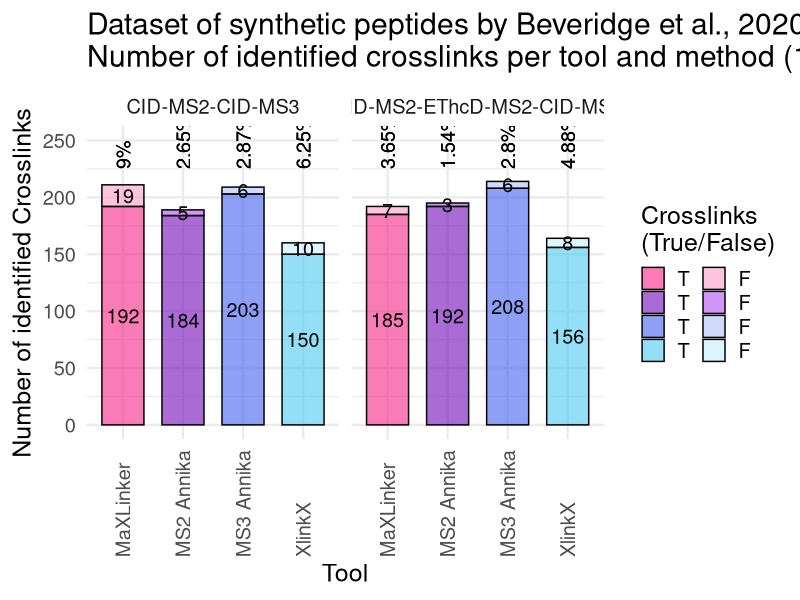

Here is the R script that generated this plot:
library(tidyverse)
library(readxl)

data <- read_xlsx("results3.xlsx")

data["Tool"][data["Tool"] == "MaxLinker"] <- "MaXLinker"

df <- pivot_longer(data[,c("Tool", "Data Source", "True Crosslinks", "False Crosslinks", "True FDR")], 
                   -c("Tool", "Data Source", "True FDR"), names_to = "variable", values_to = "value") %>% 
        mutate(variable_coloring = paste(Tool, variable, sep = " ")) %>% 
        mutate(variable_coloring_fct = factor(variable_coloring, levels = c(
          "MaXLinker True Crosslinks", "MS2 Annika True Crosslinks", "MS3 Annika True Crosslinks", "XlinkX True Crosslinks",
          "MaXLinker False Crosslinks", "MS2 Annika False Crosslinks", "MS3 Annika False Crosslinks", "XlinkX False Crosslinks"
        )))

ggplot(df, aes(x=Tool, y=value, fill=variable_coloring_fct)) +
  geom_bar(stat="identity", color="black", width = 0.7, position = position_stack(reverse = T)) +
  ggtitle("Dataset of synthetic peptides by Beveridge et al., 2020:\nNumber of identified crosslinks per tool and method (1% FDR, crosslinker: DSSO)") +
  scale_fill_manual(values = alpha(c("#F72585", "#7209B7", "#4361EE", "#4CC9F0",
                                     "#FB9DC7", "#B450F7", "#B4C1F8", "#C6EEFA"), 0.6),
                    labels = c(rep("T", 4), rep("F", 4))) +
  facet_grid(~ `Data Source`) +
  xlab("Tool") +
  ylab("Number of identified Crosslinks") +
  labs(fill="Crosslinks\n(True/False)") +
  ylim(0, 250) +
  geom_text(aes(label=value), size=5.0, position = position_stack(vjust = 0.5, reverse = T)) +
  geom_text(aes(y = 225, label = paste0(round(`True FDR`, 2), "%")), size=5.0, angle = 90, hjust = 0) +
  theme_minimal(base_size = 18) +
  theme(axis.text.x = element_text(angle = 90, hjust = 0, vjust = 0.5)) +
  guides(fill = guide_legend(ncol = 2, label.position = "right"))
